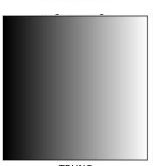
#> input picture threshold.jpg, 153 x 166 px
$ python Threshold.py
#> lines starting #> are read from the running program, lines starting #| are printed output that depends on the picture; after the words box and inside, x2 and y2 are one past the last pixel; in counts of white or black regions, pixels touching at a corner belong together
import cv2
import numpy as np
import matplotlib.pyplot as plt

img = cv2.imread('threshold.jpg')
#> img is the input picture: shape (166, 153, 3); min 0, max 255, mean 146.4
_, t1 = cv2.threshold(img, 127, 255, cv2.THRESH_BINARY)
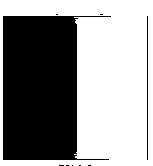
#> t1: shape (166, 153, 3); 57.2% white; 9 black regions (7 under 20 px), largest, box (x1, y1, x2, y2) and area: (3, 16, 111, 160) 10704, (147, 16, 148, 160) 144
_, t2 = cv2.threshold(img, 127, 255, cv2.THRESH_BINARY_INV)
_, t3 = cv2.threshold(img, 127, 255, cv2.THRESH_TRUNC)
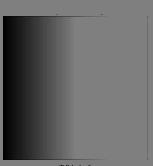
#> t3: shape (166, 153, 3); min 0, max 127, mean 100.2
_, t4 = cv2.threshold(img, 127, 255, cv2.THRESH_TOZERO)
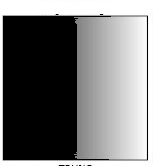
#> t4: shape (166, 153, 3); min 0, max 255, mean 118.9
_, t5 = cv2.threshold(img, 127, 255, cv2.THRESH_TOZERO_INV)
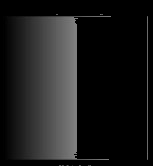
#> t5: shape (166, 153, 3); min 0, max 127, mean 27.5

titles = ['Original Image','BINARY','BINARY_INV','TRUNC','TOZERO','TOZERO_INV']
images = [img, t1, t2, t3, t4, t5]

for i in range(6):
    plt.subplot(2,3,i+1),plt.imshow(images[i],'gray')
    plt.title(titles[i])
    plt.xticks([]),plt.yticks([])

plt.show()
